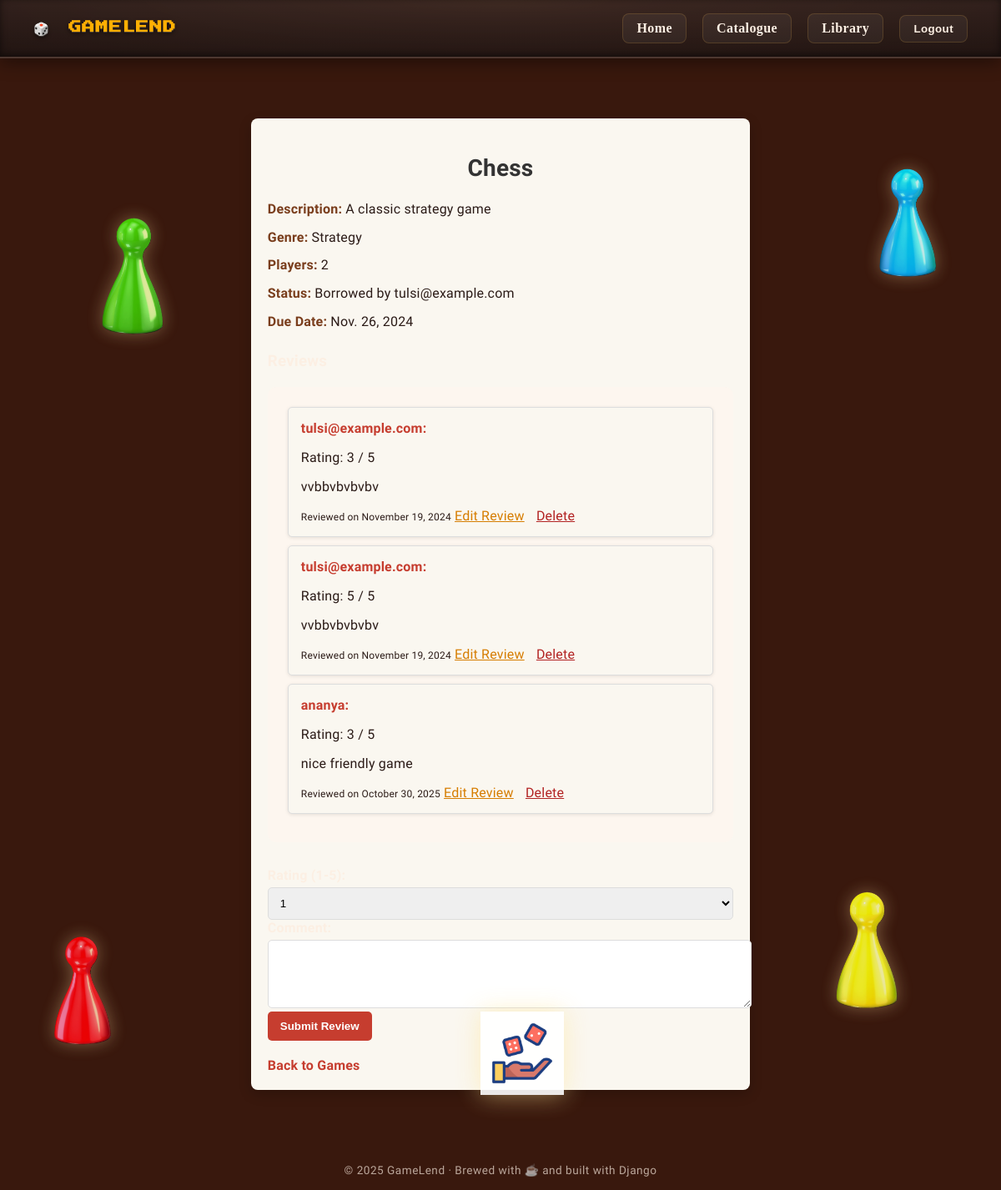
Screenshot of /games/1/ (signed in) with the database file from the repository.
### games/models.py (models this page shows, shortened)
class BoardGame(models.Model):
    title = models.CharField(max_length=100)
    description = models.TextField()
    genre = models.CharField(max_length=50)
    player_count = models.IntegerField()
    borrowed_by = models.ForeignKey(User, on_delete=models.SET_NULL, null=True, blank=True, related_name='borrowed_games')
    borrowed_date = models.DateField(null=True, blank=True)
    due_date = models.DateField(null=True, blank=True)
    return_date = models.DateTimeField(null=True, blank=True)
    is_available = models.BooleanField(default=True)  # Indicates if the game is available for borrowing

class Review(models.Model):
    game = models.ForeignKey(BoardGame, on_delete=models.CASCADE, related_name='reviews')
    user = models.ForeignKey(User, on_delete=models.CASCADE, related_name='reviews')
    rating = models.PositiveSmallIntegerField(choices=[(i, i) for i in range(1, 6)])  # Rating from 1 to 5
    comment = models.TextField()
    created_at = models.DateTimeField(auto_now_add=True)

### games/views.py (the view)
# urls.py: path('<int:game_id>/', views.game_detail, name='game_detail'),
@login_required
def game_detail(request, game_id):
    game = get_object_or_404(BoardGame, id=game_id)
    reviews = game.reviews.all()
    return render(request, 'games/game_detail.html', {'game': game, 'reviews': reviews})

### games/templates/games/game_detail.html (shortened to what this page needs)
{% extends "games/base.html" %}
{% block content %}
<div class="game-container">
    <h2>{{ game.title }}</h2>
    <div class="game-info">
        <p><strong>Description:</strong> {{ game.description }}</p>
        <p><strong>Genre:</strong> {{ game.genre }}</p>
        <p><strong>Players:</strong> {{ game.player_count }}</p>
        <p><strong>Status:</strong>
            {% if game.is_available %}
                Available
            {% else %}
                Borrowed by {{ game.borrowed_by.username }}
            {% endif %}
        </p>
        <p><strong>Due Date:</strong>
            {% if game.due_date %}
                {{ game.due_date|date:"M. d, Y" }}
            {% else %}
                N/A
            {% endif %}
        </p>
    </div>
    <h3>Reviews</h3>
    <div class="reviews-section">
        {% if game.reviews.count > 0 %}
            {% for review in game.reviews.all %}
                <div class="review-item">
                    <strong>{{ review.user.username }}:</strong>
                    <p>Rating: {{ review.rating }} / 5</p>
                    <p>{{ review.comment }}</p>
                    <small>Reviewed on {{ review.created_at|date:"F j, Y" }}</small>
                   {% if review.user == user or user.is_superuser %}
    <a href="{% url 'edit_review' review.id %}" class="button">Edit Review</a>
    <a href="{% url 'delete_review' review.id %}" class="button" style="color:#b22222; margin-left:10px;">Delete</a>
{% endif %}
                </div>
            {% endfor %}
        {% else %}
            <p>No reviews yet.</p>
        {% endif %}
    </div>
    {% if user.is_authenticated %}
    <div class="review-form">
       <form method="POST" action="{% if review %}{% url 'edit_review' review.id %}{% else %}{% url 'add_review' game.id %}{% endif %}">
            <label for="rating">Rating (1-5):</label>
            <select id="rating" name="rating" required>
                <option value="1" {% if review and review.rating == 1 %}selected{% endif %}>1</option>
            </select>
            <label for="comment">Comment:</label>
            <textarea id="comment" name="comment" rows="4" required>{{ review.comment|default:'' }}</textarea>
            <button type="submit">
                {% if review %}Save Changes{% else %}Submit Review{% endif %}
            </button>
        </form>
    </div>
    {% endif %}
    <a href="{% url 'game_list' %}" class="back-link">Back to Games</a>
</div>
{% endblock %}

### games/templates/games/base.html (style rules this page uses)
:root { --bg-dark: #39180d; --bg-card: #39180d; --bg-hover: #39180d; --accent: #ffb703; --accent-hover: #f4a261; --text-light: #fcefe3; }
body { margin: 0; padding: 0; font-family: 'Chakra Petch', sans-serif; background-color: var(--bg-dark); color: var(--text-light); display: flex; flex-direction: column; min-height: 100vh; letter-spacing: 0.2px; }
.reviews-section { background-color: #fdf6ef; border-radius: 10px; padding: 1.5rem; color: #2b1b17; }
.review-item { background: #fffaf3; border: 1px solid rgba(0, 0, 0, 0.1); border-radius: 8px; padding: 1rem; margin-bottom: 1rem; color: #2b1b17; box-shadow: 0 2px 6px rgba(0, 0, 0, 0.1); }
.review-item strong { color: #7a3e1d; font-weight: 600; }
.review-item a { color: #d67d00; text-decoration: underline; font-weight: 500; }
.game-info { color: #2b1b17; line-height: 1.6; font-size: 1rem; margin-bottom: 1.5rem; }
.game-info strong { color: #7a3e1d; font-weight: 600; }
.reviews-section h3, .reviews-section h2, .reviews-section p, .reviews-section small { color: #2b1b17 !important; }

### games/templates/games/game_detail.html (style rules this page uses)
.game-container { max-width: 800px; margin: 40px auto; padding: 20px; background-color: #FAF7F0; border-radius: 8px; box-shadow: 0px 5px 15px rgba(0, 0, 0, 0.2); }
h2 { font-size: 28px; color: #333; text-align: center; margin-bottom: 20px; }
.game-info p { margin: 8px 0; }
.reviews-section { margin-top: 20px; }
.review-item { border: 1px solid #ddd; padding: 15px; margin-bottom: 10px; border-radius: 5px; background-color: #FAF7F0; box-shadow: 0px 1px 4px rgba(0, 0, 0, 0.1); }
.review-item strong { color: #C63D2F; }
.review-item small { color: #999; font-size: 12px; }
.review-form { margin-top: 30px; }
.review-form label { font-weight: bold; font-size: 16px; }
.review-form textarea, .review-form select { width: 100%; padding: 10px; margin-top: 5px; border: 1px solid #ddd; border-radius: 5px; }
.review-form button { background-color: #C63D2F; color: white; padding: 10px 15px; border-radius: 5px; font-weight: bold; border: none; cursor: pointer; transition: background-color 0.3s ease; }
.back-link { display: inline-block; margin-top: 20px; color: #C63D2F; font-weight: bold; text-decoration: none; }

### rows the page displays
BoardGame: title "Chess", description "A classic strategy game", genre "Strategy", player_count "2", borrowed_by.username "tulsi@example.com", due_date "Nov. 26, 2024"
Review: user.username "tulsi@example.com", rating "3", comment "vvbbvbvbvbv", created_at "November 19, 2024", shows "Edit Review"
Review: user.username "tulsi@example.com", rating "5", comment "vvbbvbvbvbv", created_at "November 19, 2024", shows "Edit Review"
Review: user.username "ananya", rating "3", comment "nice friendly game", created_at "October 30, 2025", shows "Edit Review"
